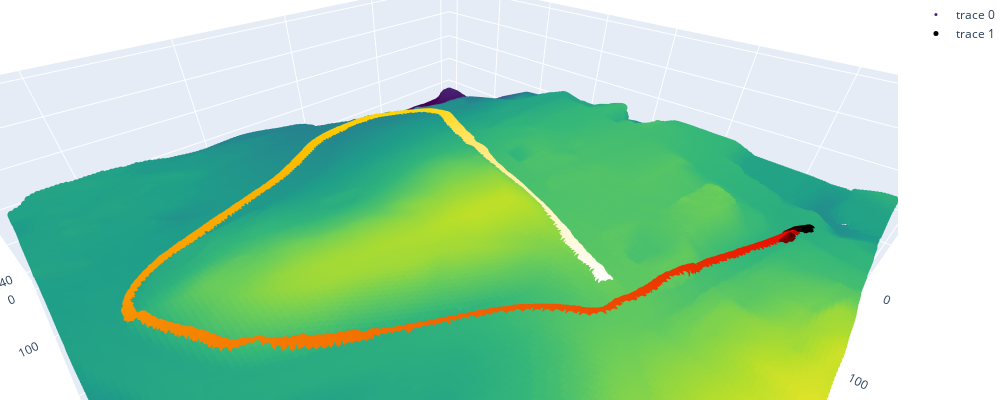

The code cell stored with this chart in its notebook:
### Code cell
fig = go.Figure(data=[go.Scatter3d(
    x=elevation_xyz.x,
    y=elevation_xyz.y,
    z=elevation_xyz.elevation,
    mode='markers',
    marker=dict(
        size=3,
        color=elevation_xyz.elevation,                
        colorscale='Viridis',   
        opacity=1
    ),
)])

# fig = go.Figure(data=[go.Mesh3d(
#     x=elevation_xyz.x,
#     y=elevation_xyz.y,
#     z=elevation_xyz.elevation,
#     color='gray',
# )])
max_e = elevation_xyz.elevation.max()
fig.update_layout(
    width=1000, 
    height=400,
    margin=dict(l=0, r=0, t=0, b=0),
    scene=dict(
        aspectmode='manual',
        aspectratio=dict(x=3, y=3, z=1),
        zaxis=dict(range=[max_e * 0.75, max_e * 1.1])
    )
)
fig.add_trace(go.Scatter3d(x=points.row, y=points.col, z=elevations,
                           mode='markers', 
                           marker=dict(size=5, color=points.index, colorscale='Hot')))
fig.show()

### Figure 1 — Plotly figure (JSON) as saved in the notebook; plotly's stock layout.template omitted (floating-point values rounded to 4 significant figures; data arrays with more than 128 entries replaced by an {"elided": "..."} marker saying what was removed)
{"data": [{"marker": {"color": {"elided": "34121 float values"}, "colorscale": [[0, "#440154"], [0.1111, "#482878"], [0.2222, "#3e4989"], [0.3333, "#31688e"], [0.4444, "#26828e"], [0.5556, "#1f9e89"], [0.6667, "#35b779"], [0.7778, "#6ece58"], [0.8889, "#b5de2b"], [1, "#fde725"]], "opacity": 1, "size": 3}, "mode": "markers", "type": "scatter3d", "x": {"elided": "34121 int values"}, "y": {"elided": "34121 int values"}, "z": {"elided": "34121 float values"}}, {"marker": {"color": {"elided": "2544 int values"}, "colorscale": [[0, "rgb(0,0,0)"], [0.3333, "rgb(230,0,0)"], [0.6667, "rgb(255,210,0)"], [1, "rgb(255,255,255)"]], "size": 5}, "mode": "markers", "type": "scatter3d", "x": {"elided": "2544 int values"}, "y": {"elided": "2544 int values"}, "z": {"elided": "2544 float values"}}], "layout": {"height": 400, "margin": {"b": 0, "l": 0, "r": 0, "t": 0}, "scene": {"aspectmode": "manual", "aspectratio": {"x": 3, "y": 3, "z": 1}, "zaxis": {"range": [234.3, 343.7]}}, "width": 1000}}
